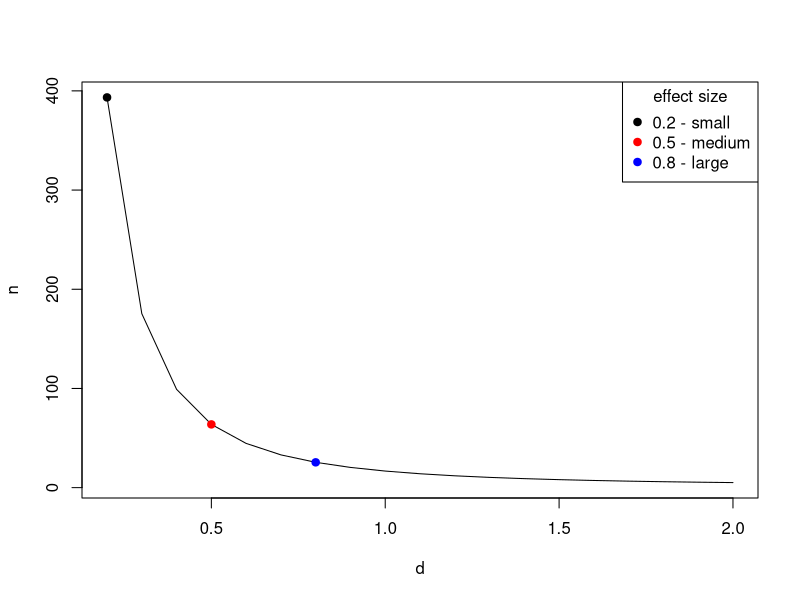
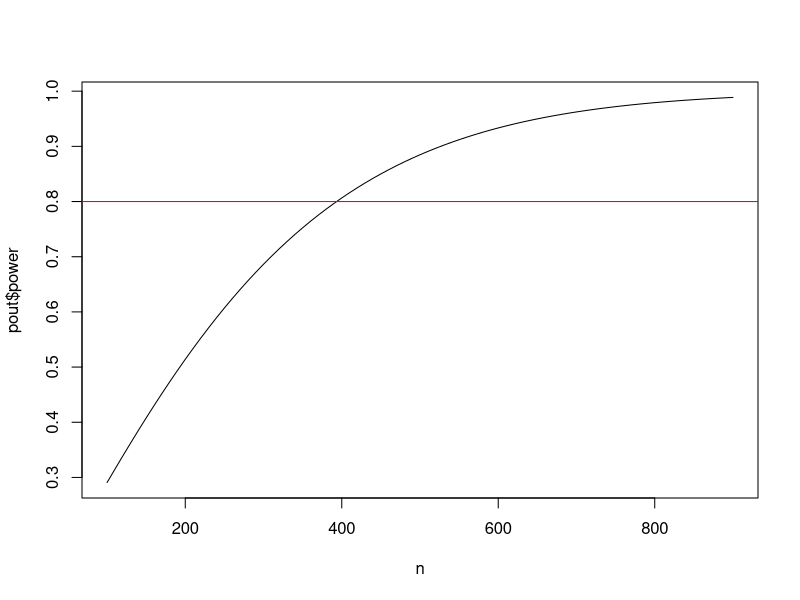
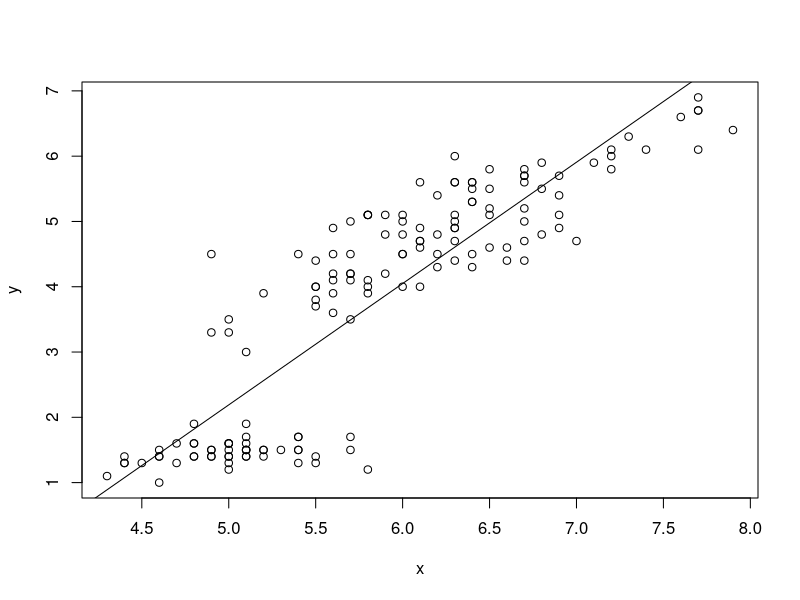
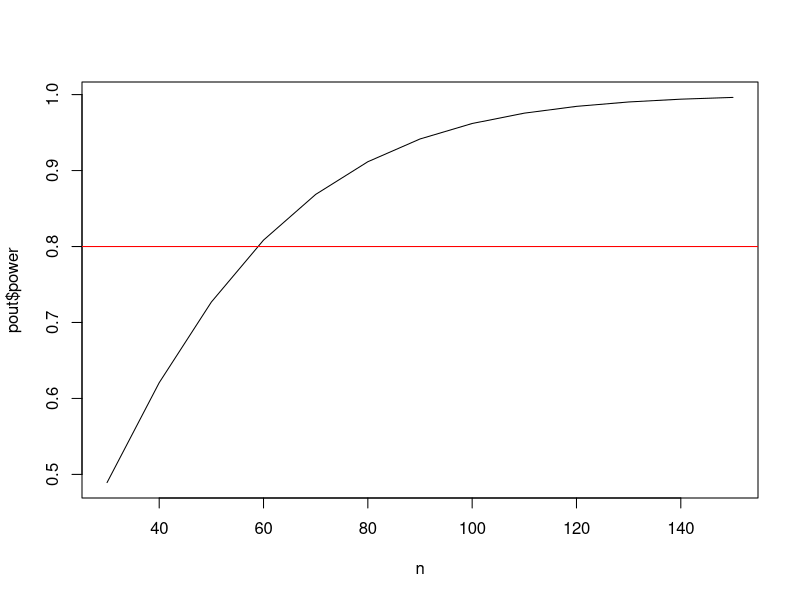
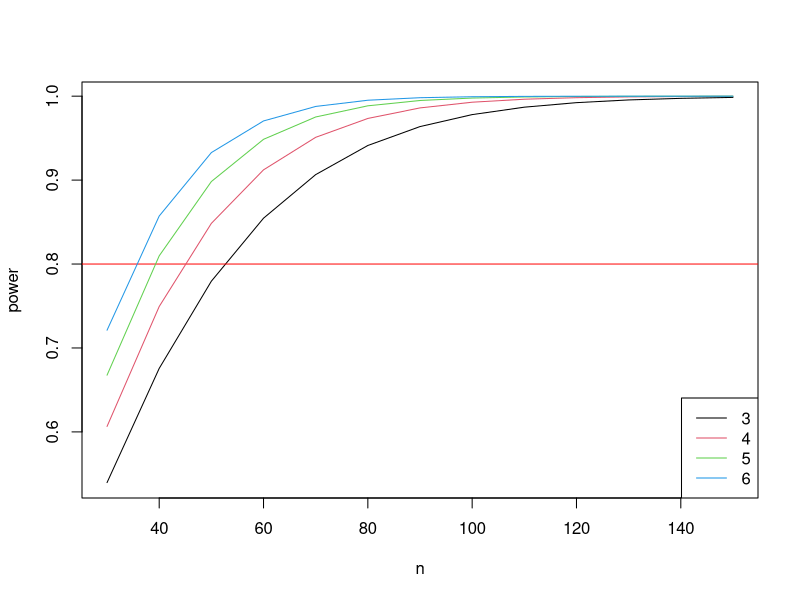

These charts were generated, in order, by the following R code:
# Clay Ford
# Power and Sample Size Analysis
# Spring 2016
# UVa StatLab

# install.packages("pwr")
library(pwr)



# pwr.p.test --------------------------------------------------------------

# test for one proportion (ES=h) 

# When we want to test if a proportion is equal to some value. Notice the effect
# size is h. We can use the ES.h function to calculate effect size.

# This applies to our name tag example. Say we think people place name tags on 
# the left side of their chest 65% percent of the time instead of 50%. What
# sample size do we need to show this assuming a significance level (Type I
# error) of 0.05 and a desired power of 0.80?

# Our effect size is 65 - 50 = 15. But 85 - 70 = 15 as does 16 - 1. These are 
# equal differences but they result in different power and sample size results.
# Hence the need to calculate an effect size.

# Notice the different effect sizes:
ES.h(p1 = 0.65, p2 = 0.50)
ES.h(p1 = 0.85, p2 = 0.70)
ES.h(p1 = 0.16, p2 = 0.01)

# In case you're interested, the effect size is an arcsine transformation:
ES.h(p1 = 0.65, p2 = 0.50)
2*asin(sqrt(0.65)) - 2*asin(sqrt(0.50))

# Now let's find the sample size. Notice we can use the ES.h function in the
# pwr.p.test function:
pwr.p.test(h = ES.h(p1 = 0.65, p2 = 0.50), sig.level = 0.05, power = 0.80)

# Say we think people place name tags on the left 60% percent of the time instead 
# of 50%. What is the power of our test if we survey 125 people provided
# we accept a significance level (Type I error) of 0.05?

pwr.p.test(h = ES.h(p1 = 0.60, p2 = 0.50), n = 125, sig.level = 0.05)

# Notice the default is a "two.sided" test. Our test is more powerful if we're 
# willing to believe the alternative is "greater" than .50 rather than "not
# equal" to .50

pwr.p.test(h = ES.h(p1 = 0.60, p2 = 0.50), n = 125, sig.level = 0.05, 
           alternative = "greater")

# Say we think people place name tags on the left 75% percent of the time instead
# of 50%. What sample size do we need to show this assuming a significance level
# (Type I error) of 0.05 and a desired power of 0.80?
pwr.p.test(h = ES.h(p1 = 0.75, p2 = 0.50), sig.level = 0.05, power = 0.80)
pwr.2p.test(h = ES.h(p1 = 0.75, p2 = 0.50), sig.level = 0.05, power = 0.80)


# pwr.2p.test -------------------------------------------------------------

# test for two proportions (ES=h) 

# We want to test if two proportions are equal. To use this function, we once
# again need to calculate effect size using ES.h().

# Let's say I randomly sample male and female UVa undergrad students and ask 
# them if they consume alcohol at least once a week. My null hypothesis is no 
# difference in the proportion that answer yes. My alternative hypothesis is 
# that there is a difference. I'd like to detect a difference as small as 5%. 
# How many students do I need to sample in each group if we want 80% power and
# 5% Type 1 error?

# 55% vs. 50%
pwr.2p.test(h = ES.h(p1 = 0.55, 0.50), sig.level = 0.05, power = .80)
# 35% vs. 30%
pwr.2p.test(h = ES.h(p1 = 0.35, 0.30), sig.level = 0.05, power = .80)

# Sample size is per group. Always round sample size up.

# Base R has a function called power.prop.test that allows you to use the raw
# proportions in the function.
power.prop.test(p1 = 0.55, p2 = 0.50, sig.level = 0.05, power = .80)
power.prop.test(p1 = 0.35, p2 = 0.30, sig.level = 0.05, power = .80)



# pwr.2p2n.test -----------------------------------------------------------

# test for two proportions (ES=h, unequal sample sizes) 

# This function allows us to calculate power when we have unequal sample sizes. 
# We can also use it to find a sample size for one group when we already have
# data for another.

# Let's return to our undergraduate survey of alcohol consumption. It turns out 
# we were able to survey 543 males and 675 females. What's the power of our
# test?

# Before we answer, let's revisit effect size. I honestly have no idea if there 
# would be a difference, or if there was, how big that difference would be.
# Let's say we're interested in being able to detect a "small" effect size.

cohen.ES(test = "p", size = "small") # 0.2
pwr.2p2n.test(h = 0.2, n1 = 543, n2 = 675, sig.level = 0.05)

# Let's say I previously surveyed 763 females and found that p% said they 
# consumed alcohol once a week. I'd like to survey some males and see if a 
# significantly different proportion respond yes. How many do I need to sample 
# to detect a small effect size in either direction with 80% power and a
# significance level of 0.05?

pwr.2p2n.test(h = 0.2, n1 = 763, power = 0.8, sig.level = 0.05)



# pwr.t.test --------------------------------------------------------------

# one sample and two samples (equal sizes) t tests for means (ES=d) 

# There is no function for effect size d. We have to calculate this ourselves. 
# It is simply the difference in population means divided by the standard 
# deviation of either population (since they are assumed equal). This is
# sometimes called "Cohen's d".

# d = mean_1 - mean_2 / sd

# The cohen.ES function can return small, medium and large d values, which are
# 0.2, 0.5 and 0.8:
cohen.ES(test = "t", size = "small")
cohen.ES(test = "t", size = "medium")
cohen.ES(test = "t", size = "large")

# I'm interested to know if there is a difference in the mean price of what male
# and female students pay at the library coffee shop. Let's say I randomly 
# observe 30 male and 30 female students check out from the coffee shop and note
# their total purchase price. How powerful is this experiment if I want to
# detect a "small" effect?

pwr.t.test(n = 30, d = 0.2, sig.level = 0.05) # n is per group

# Not very powerful. How many do I need to observe for a test with 80% power?

pwr.t.test(d = 0.2, power = 0.80, sig.level = 0.05)

# The default alternative is "two.sided". That is, we're looking for an effect 
# in either direction. We can specify the alternative as "greater" than 0 or
# "less" than 0. 

# alternative: greater than 0
pwr.t.test(d = 0.2, power = 0.80, sig.level = 0.05, alternative = "greater")
# alternative: less than 0
pwr.t.test(d = -0.2, power = 0.80, sig.level = 0.05, alternative = "less")

# same sample size in either case.

# Let's say we want to be able to detect a difference of at least 75 cents in 
# the mean purchase price. How can we convert that to an effect size? First we 
# need to make a guess at the population standard deviation. If we have 
# absolutely no idea, one rule of thumb is to take the difference between the 
# maximum and minimum values and divide by 4. Let's say max is 10 and min is 1.
# So our guess at a standard deviation is 9/4 = 2.25. Therefore d is

d <- 0.75/2.25 # 0.333
pwr.t.test(d = d, power = 0.80, sig.level = 0.05)

# An effect size of 0.333 requires 143 per group 
# An effect size of 0.2 requires 394 per group.

# Let's see how effect size affects sample size. The results of the pwr
# functions can be saved:
pout <- pwr.t.test(d = d, power = 0.80, sig.level = 0.05)
# Then various parts can be extracted:
str(pout)
pout$n

# We can also do this directly:
pwr.t.test(d = d, power = 0.80, sig.level = 0.05)$n

# Let's take advantage to create a plot of effect size versus required sample
# size for 80% power and 0.05 significance level:
d <- seq(0.2,2,0.1)
n <- sapply(d, function(x) pwr.t.test(d = x, power = 0.80, sig.level = 0.05)$n)
plot(d,n,type="l")
points(x = c(0.2,0.5,0.8), y = n[c(1,4,7)], pch=19, cex=1, col=c("black","red","blue"))
legend("topright", legend = c("0.2 - small","0.5 - medium","0.8 - large"), 
       col = c("black","red","blue"), 
       pch = 19, title = "effect size")

# We can see how crucial anticipated effect size is to determining sample size.

# If you don't like working with d, you can use the power.t.test function that 
# comes with base R. It allows you to specify "delta" (true difference in means)
# and "sd" (standard deviation):

power.t.test(delta = 0.75, sd = 2.25, sig.level = 0.05, power = 0.8)

# For any of the pwr functions we can provide multiple sample size values to get
# multiple power estimates. For example, let's see how power changes as we let n
# go from 100 to 300 by 25 using a "small" effect size of 0.2.

pwr.t.test(n = seq(100,300,25), d = 0.2, sig.level = 0.05)

# We can save this output and graph:
n <- seq(100,900,10)
pout <- pwr.t.test(n = n, d = 0.2, sig.level = 0.05)
plot(x = n, y = pout$power, type = "l")
abline(h = 0.8, col = "red")


# pwr.t2n.test ------------------------------------------------------------


# two samples (different sizes) t test for means (ES=d) 

# Find power for a t test with 28 in one group and 35 in the other group and a
# medium effect size. (sig.level defaults to 0.05.)
pwr.t2n.test(n1 = 28, n2 = 35, d = 0.5)

# Find n1 sample size when other group has 35, desired power is 0.80, effect 
# size is 0.5 and siginificance level is 0.05:
pwr.t2n.test(n2 = 35, d = 0.5, power = 0.8)


# pwr.r.test --------------------------------------------------------------

# correlation test (ES=r) 

# The correlation test allows us to test whether there is any linear 
# relationship between two continuous variables. In other words, can we reject
# the null hypothesis of the correlation coefficient being 0. 

# Here's an example of a linear relationship
x <- iris$Sepal.Length
y <- iris$Petal.Length
plot(x,y)

# The correlation is high. Recall correlation ranges from -1 to 1.
cor(x,y)

# We can fit a straight line to the data
lm(y ~ x)

# and draw the fitted line
abline(lm(y ~ x))

# the slope of the line is related to the correlation coefficient:
coef(lm(y ~ x))[2] # slope
cor(x, y) * sd(y)/sd(x)

# So testing if the correlation is 0 is the same as testing if the slope is 0.

# The nice thing about correlation is that it's already unitless, so we don't
# require a formula to calculate effect size.

# For what it's worth, here are suggested small, medium and large effect sizes:
cohen.ES(test = "r", size = "small")
cohen.ES(test = "r", size = "medium")
cohen.ES(test = "r", size = "large")

# Let's say I'm a web developer and I want to conduct an experiment with one of 
# my sites. I want to randomly select a group of people, ranging in age from 18 
# - 65, and time them how long it takes them to complete a task, say locate some
# piece of information. I suspect there may be a "small" positive linear
# relationship between time it takes to complete the task and age. How many
# subjects do I need to detect this relationship with 80% power and the usual
# 0.05 significance level?

pwr.r.test(r = 0.1, sig.level = 0.05, power = 0.8, alternative = "greater")

# The "arctangh transformation" approximates the normal distribution, which is 
# used in the power and sample size calculations.

# The default is a two-sided test. We specify alternative = "greater" since we 
# believe there is small positive effect. That is, our null is correlation <= 0
# vs the alternative that correlation is > 0. 

# What if I just want to detect a small effect in either direction (positive or
# negative correlation)? Use the default settings of "two.sided"
pwr.r.test(r = 0.1, sig.level = 0.05, power = 0.8, alternative = "two.sided")

# And what if I hypothesize a negative effect (decreased time as age increases)?
# We need to make the effect size negative and specify alternative = "less"
pwr.r.test(r = -0.1, sig.level = 0.05, power = 0.8, alternative = "less")

# Of course the number of subjects is the same as alternative = "greater".

# What's the power of my test if I recruit 50 people and I hypothesize a medium
# positive effect?
pwr.r.test(n = 50, r = 0.3, sig.level = 0.05, alternative = "greater")



# pwr.anova.test ----------------------------------------------------------


# test for one-way balanced anova (ES=f) 

# ANOVA, or Analysis of Variance, tests whether or not means differ between k >
# 2 groups. One-way means one explanatory variable. Balanced means we equal 
# sample size in each group. The null hypothesis is that the means are all 
# equal.

# The effect size, f, is calculated as follows:

# f = sd_means / sd_populations

# Translation: standard deviation of the k means divided the common standard 
# deviation of the populations involved.

# we can think of f as the standard deviation of the k standarized means.

# pwr does not provide a function to calculate this for us, however we can use
# cohen.ES to generate small, medium and large effects:
cohen.ES(test = "anov", size = "small")
cohen.ES(test = "anov", size = "medium")
cohen.ES(test = "anov", size = "large")

# Let's say I'm a web developer and I'm interested in 3 web site designs for a 
# client. I'd like to know which design(s) help users find information fastest, 
# or which design requires the most time. I design an experiment where I have 3 
# groups of randomly selected people use one of the designs to find some piece 
# of information. (All groups look for the same information.) How many people do
# I need in each group if I believe two of the designs will take 30 seconds and
# one will take 35 seconds? (desired power and sig level of 0.8 and 0.05)

# First we need our effect size.

# Cohen says to divide by k instead k - 1 when calculating the standard 
# deviation of the means. The R sd() function divides by k - 1. So to calculate
# the effect size his way, we can do the following:
gm <- c(30, 30, 35)
f1 <- sqrt((sum((gm - mean(gm))^2)/3))/10 # 0.24

# If we do it this way, we get a bigger effect size
f2 <- sd(gm)/10 # 0.29

# Both can be classified as "medium" effects.

# How do they change our sample size estimates?
pwr.anova.test(k = 3, f = f1, power = 0.80)
pwr.anova.test(k = 3, f = f2, power = 0.80)

# Quite a bit!

# what's the power of the experiment if we're able to recruit 50 people in each
# group?
pwr.anova.test(k = 3, f = f1, n = 50)
pwr.anova.test(k = 3, f = f2, n = 50)
pwr.anova.test(k = 3, f = 0.25, n = 50) # so-called "medium" effect

# Don't feel like messing with f? Try the power.anova.test function that comes 
# with base R. It allows you to specify hypothesized between group variance and 
# within group variance. Notice we have to use variance, not standard deviation!

power.anova.test(groups = 3, between.var = var(gm), within.var = 10^2, power = 0.8)

# This gives the same result as pwr.anova.test(k = 3, f = f1, power = 0.80). The
# base R power.anova.test function doesn't require you to calculate variance
# using a divisor of k instead of k - 1.

# Again we can calculate multiple powers for various sample sizes to see
# dimishing returns for increasing sample size past a certain point.
n <- seq(30,150,10)
pout <- pwr.anova.test(k = 3, f = f1, n = n)
plot(n, pout$power, type="l")
abline(h = 0.8, col="red")

# How does the number of groups affect power and sample size given same "medium" effect?

plot(n, pwr.anova.test(k = 3, f = 0.25, n = n)$power, type="l", ylab="power")
abline(h = 0.8, col="red")
lines(n, pwr.anova.test(k = 4, f = 0.25, n = n)$power, type="l", col=2)
lines(n, pwr.anova.test(k = 5, f = 0.25, n = n)$power, type="l", col=3)
lines(n, pwr.anova.test(k = 6, f = 0.25, n = n)$power, type="l", col=4)
legend("bottomright", legend = 3:6, col = 1:4, lty = 1)


# pwr.f2.test -------------------------------------------------------------

# test for the general linear model (ES=f2) 

# By "general linear model" we basically mean multiple regression. This is a 
# little tricky to use because not only do we have to supply an "effect size" 
# (f2), we also have to supply numerator (u) and denominator (v) degrees of
# freedom instead of sample size. These last two refer to the F test that tests
# whether all the model coefficients (except the intercept) are 0.

# Example of F test. Regress stack loss on all variables in stackloss. Results
# of F test are last line in summary
summary(lm(stack.loss ~ ., data=stackloss))

# u is simply the number of coefficients you'll have in your model (again, minus
# the intercept).

# v is the number of error degrees of freedom. It equals n - u - 1. So if we
# want to determine sample size for a given power and effect size, we actually
# find v, which we then use to solve n = v + u + 1.

# The effect size is determined as follows:

# f2 = PV_s / PV_e

# where PV_s = proportion of variance explained by the predictors (signal) and
# PV_e = proportion of variance unexplained (error or noise)

# Another way to express this is 

# f2 = R-squared / (1 - R-squared)

# Where R-squared is the coefficient of determination, R^2. This is what we'll
# use in the examples below.

# To determine your effect size you hypothesize the r-squared of your model. For
# example, 0.45. This leads to an effect size of
0.45/(1 - 0.45) # 0.81

# It should be noted we can reverse this. Given an effect size, we can determine
# R-squared as ES / (1 + ES)
0.81/(1 + 0.81) # 0.45

# Again we have suggested small, medium and large effect sizes:

cohen.ES(test = "f2", size = "small") # 0.02
# R-squared:
0.02/(1 + 0.02) # 0.019

cohen.ES(test = "f2", size = "medium") # 0.15
# R-squared:
0.15/(1 + 0.15) # 0.130

cohen.ES(test = "f2", size = "large") # 0.35
# R-squared:
0.35/(1 + 0.35) # 0.259

# Obviously these are debatable!

# Let's say I'm a web developer and I want to conduct an experiment with one of 
# my sites. I want to randomly select a group of people, ranging in age from 18 
# - 65, and time them how long it takes them to complete a task, say locate some
# piece of information. I know there will be variability in the observed times. 
# I think age, gender and years of education may explain this variability. How
# many subjects do I need to detect an R-squared of at least 0.3 with 80% power
# and the usual 0.05 significance level?

nout <- pwr.f2.test(u = 3, f2 = 0.3/(1 - 0.3), sig.level = 0.05, power = 0.8)
# find n = v + u + 1
ceiling(nout$v) + nout$u + 1

# It's important to note that the alternative hypothesis here is that at least 
# one of the coefficients in my model is not 0. This doesn't mean we need at 
# least 30 subjects to have all coefficients significant. It just means 30 
# subjects gives us 80% chance of correctly detecting the effect of at least one
# of our predictors, provided one or more truly affect our response.

# To find power we have to supply u and v. What's the power of our test if we
# recruit 50 people and we hypothesis an R-squared of 0.25?

pwr.f2.test(u = 3, v = 50 - 3 - 1, f2 = 0.25/(1 - 0.25), sig.level = 0.05)

# Worth noting ANOVA is just special cases of a linear model. Observe:

# One way ANOVA power calculation for 3 groups of 50:
pwr.anova.test(k = 3, f = 0.24, n = 50)

# linear model power calculation for one categorical predictor with 3 levels:
pwr.f2.test(u = 2, v = 147, f2 = 0.24^2, sig.level = 0.05)

# u = 2 because a linear model with a 3-level categorical predictor will only
# have 2 coefficients. v = 148 because 148 = 3*50 - 2 - 1.

# Back to presentation

# Sample size for estimates -----------------------------------------------
